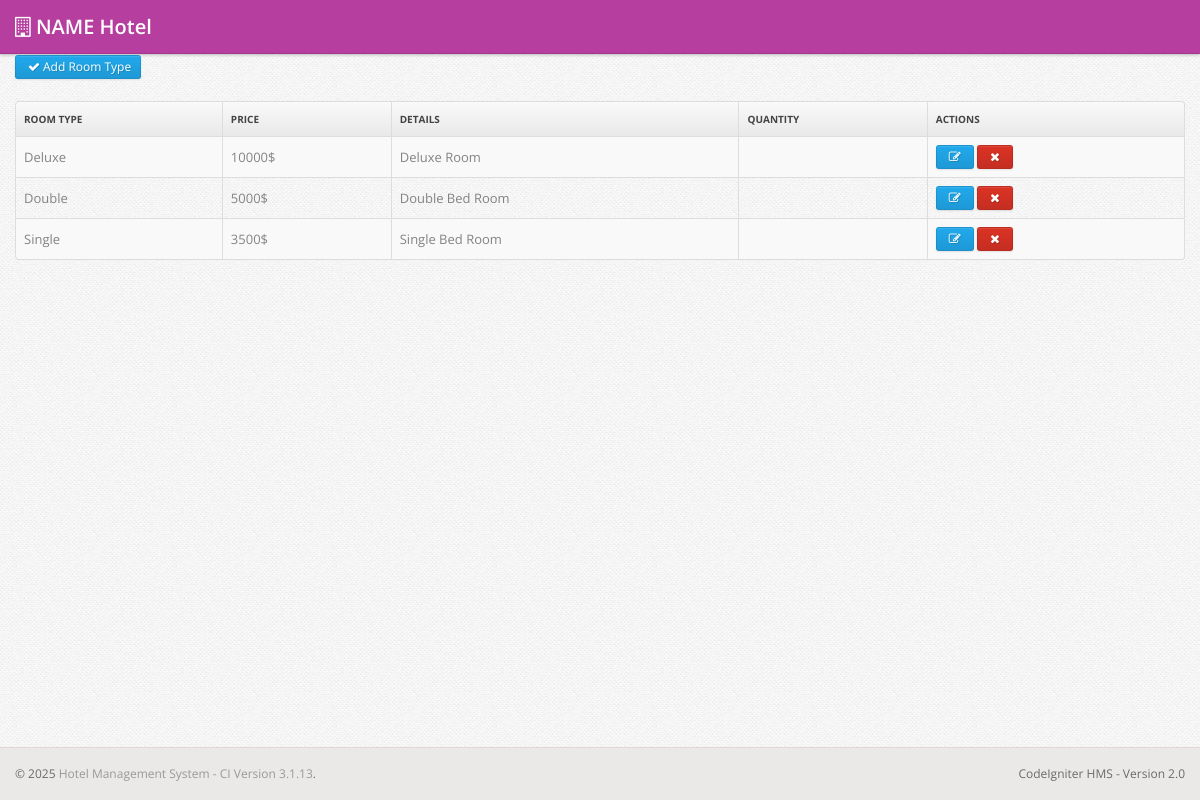
The page /index.php/room_type on the database its author committed.
### tables this page shows
CREATE TABLE `room_type` (
  `room_type` varchar(50) NOT NULL,
  `room_price` int(11) DEFAULT NULL,
  `room_details` text DEFAULT NULL,
  `room_quantity` int(11) DEFAULT NULL
);

### application/controllers/room_type.php (called while the page is built, shortened)
<?php if ( ! defined('BASEPATH')) exit('No direct script access allowed');
class Room_type extends CI_Controller {
	public function index()
	{
		$room_types = $this->room_m->get_room_types();
		$viewdata = array('room_types' => $room_types);
		$data = array('title' => 'Rooms - ', 'page' => 'room_type');
		$this->load->view('header', $data);
		$this->load->view('room-type/list', $viewdata);
		$this->load->view('footer');
	}
}

### index.php (called while the page is built, shortened)
<?php
require_once BASEPATH.'core/CodeIgniter.php';

### application/models/room_m.php (called while the page is built, shortened)
<?php
class Room_m extends CI_Model {
    function get_room_types()
    {
        $query = $this->db->get('room_type');
        $data = array();
        if($query)
            foreach ($query->result() as $row)
            {
                $data[] = $row;
            }
        if(count($data))
            return $data;
        return false;
    }
}

### application/views/room-type/list.php (the view)
<div class="main">
  <div class="main-inner">
    <div class="container">
      <div class="row">
        <div class="span12">
			<a href="<?= base_url() ?>room-type/add" class="btn btn-small btn-primary"><i class="btn-icon-only icon-ok"></i>Add Room Type</a>
			<br><br>
			<table class="table table-striped table-bordered">
				<thead>
				  <tr>
				    <th> Room Type </th>
				    <th> Price </th>
				    <th> Details </th>
				    <th> Quantity </th>
				    <th class="td-actions"> Actions </th>
				  </tr>
				</thead>
				<tbody>
				<?php
				if(isset($room_types) && is_array($room_types)):
					foreach ($room_types as $rt) {
				?>
				  <tr>
				    <td> <?=$rt->room_type ?> </td>
				    <td> <?=$rt->room_price ?>$ </td>
				    <td> <?=$rt->room_details ?> </td>
				    <td> <?=$rt->room_quantity ?> </td>
				    <td class="td-actions">
				    	<a href="<?= base_url() ?>room_type/edit/<?=$rt->room_type?>" class="btn btn-small btn-primary"><i class="btn-icon-only icon-edit"> </i></a>
				    	<a href="<?= base_url() ?>room_type/delete/<?=$rt->room_type?>" onclick="return confirm('Are you sure ?')" class="btn btn-danger btn-small"><i class="btn-icon-only icon-remove"> </i></a>
				    </td>
				  </tr>
				<?php } ?>
				<?php endif; ?>
				</tbody>
			</table>
		</div>
	  </div>
	</div>
  </div>
</div>

### css/style.css (style rules this page uses)
body { background: #f9f6f1; font: 13px/1.7em 'Open Sans'; }
.btn-icon-only { padding-right: 3px; padding-left: 3px; }
.table td { vertical-align: middle; }
.table-bordered th { background: #E9E9E9; background: -moz-linear-gradient(top, #FAFAFA 0%, #E9E9E9 100%); background: -webkit-gradient(linear, left top, left bottom, color-stop(0%, #FAFAFA), color-stop(100%, #E9E9E9)); background: -webkit-linear-gradient(top, #FAFAFA 0%, #E9E9E9 100%); background: -o-linear-gradient(top, #FAFAFA 0%, #E9E9E9 100%); background: -ms-linear-gradient(top, #FAFAFA 0%, #E9E9E9 100%); background: linear-gradient(top, #FAFAFA 0%, #E9E9E9 100%); filter: progid: DXImageTransform.Microsoft.gradient(startColorstr='#FAFAFA', endColorstr='#E9E9E9'); -ms-filter: "progid:DXImageTransform.Microsoft.gradient(startColorstr='#FAFAFA', endColorstr='#E9E9E9')"; font-size: 10px; color: #444; text-transform: uppercase; }
.main { padding-bottom: 2em; }

### css/pages/signin.css (style rules this page uses)
body { background: url(../../img/body-bg.png); color: #838383; font: 13px/1.7em 'Open Sans'; }

### rows shown on the page
room_type: room_type "Deluxe", room_price "10000", room_details "Deluxe Room"
room_type: room_type "Double", room_price "5000", room_details "Double Bed Room"
room_type: room_type "Single", room_price "3500", room_details "Single Bed Room"

### other values the page prints
HOTEL_NAME "NAME Hotel"
CI_VERSION "3.1.13"
